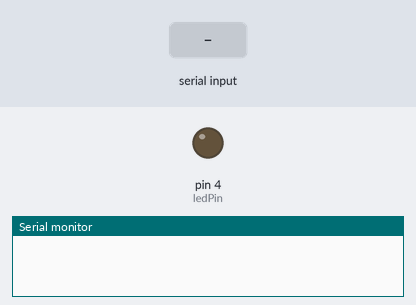
A sketch run on a simulated Arduino Uno, built with avr-gcc and run on an emulated ATmega328P. Parts: output pins drawn as LEDs (lit = HIGH), the last lines printed to the serial monitor. Inputs (shaded band) come from the test bench.

Above: at 1.2 s.
1.3 s: "1" received over Serial
At 2.5 s:
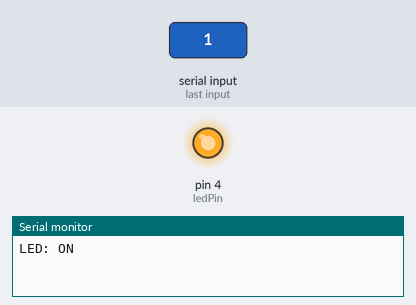
2.8 s: "0" received over Serial
At 3.6 s:
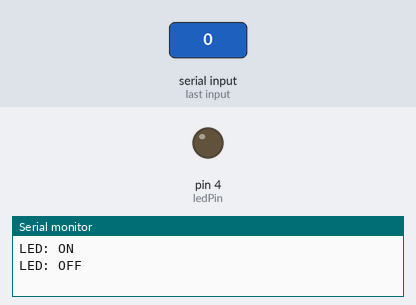
Timing chart, 0 to 5.8 s (numbered marks = the images above; inputs shaded):
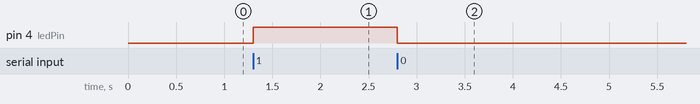

The sketch:

HC05_LED_Control.ino
```cpp
//Define the variable that contains the led
#define ledPin 4
int state = 0;
void setup() {
  //Setting the pin mode and initial LOW
  pinMode(ledPin, OUTPUT);
  digitalWrite(ledPin, LOW);
  Serial.begin(9600); // Default communication rate
}
void loop() {
  // Checks if the data is coming from the serial port
  if(Serial.available() > 0){
    state = Serial.read(); // Read the data from the serial port
 }
 //Deciding functions for LED on and off
 if (state == '0') {
  digitalWrite(ledPin, LOW); // Turn LED OFF
  // Send back, to the phone, the String "LED: ON"
  Serial.println("LED: OFF");
  state = 0;
 }
 else if (state == '1') {
  digitalWrite(ledPin, HIGH);
  Serial.println("LED: ON");;
  state = 0;
 }
}
```

Measured:
- after the input at 1.3 s, pin 4 (ledPin): LOW → HIGH at once
- after the input at 2.8 s, pin 4 (ledPin): HIGH → LOW at once
